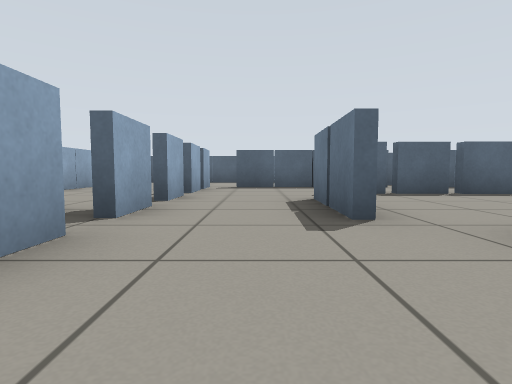
view 1 (above)

19 first-person views from a walk through a world built for the Gazebo simulator. The camera is 0.45 m above the floor, tilts 4° down and sees 80° across. The floor is counted in squares, 1 m on a side. Each view is taken from the middle of a square. On the plan, view 1 faces up. The plan holds only what a view shows up to about 9 squares ahead; the rest is blank.

view 2
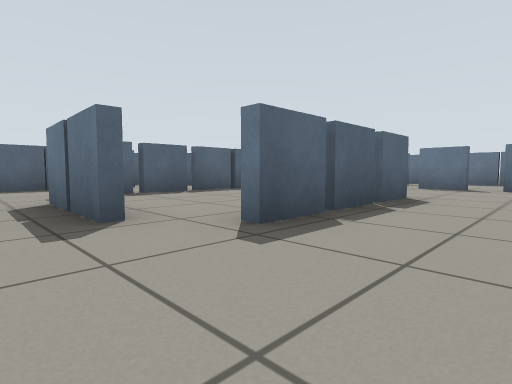

view 3
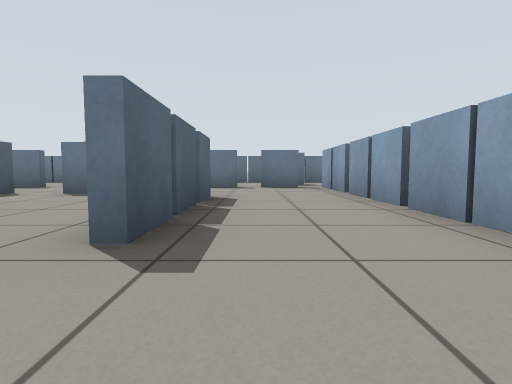

view 4
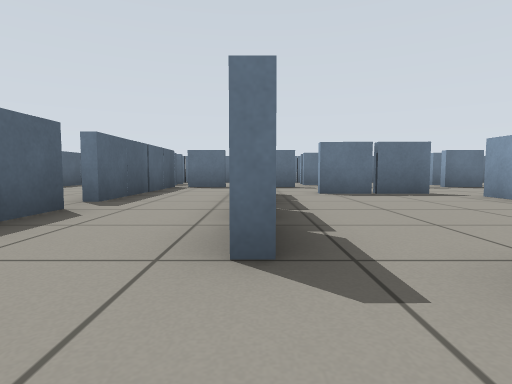

view 5
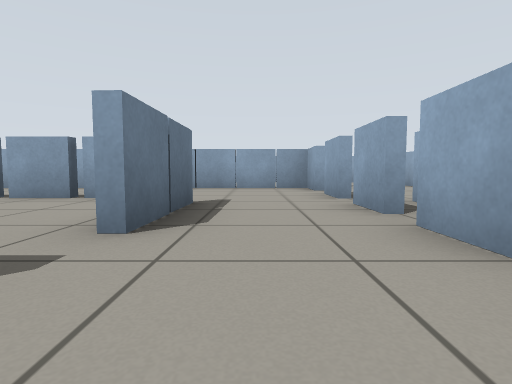

view 6
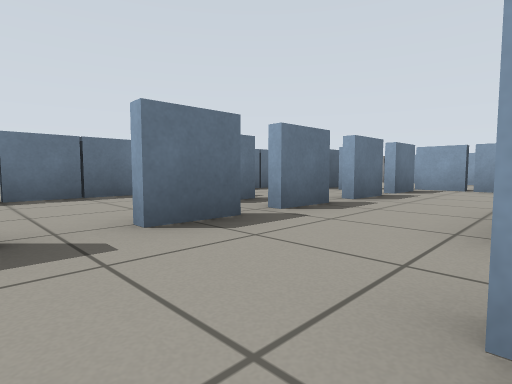

view 7
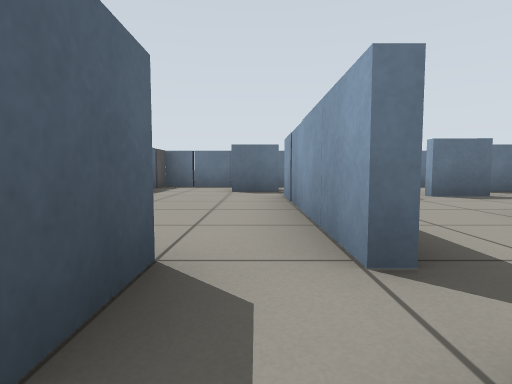

view 8
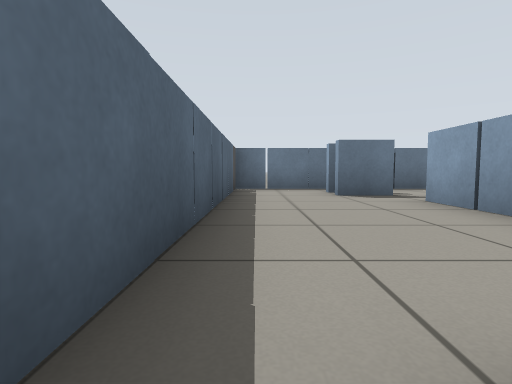

view 9
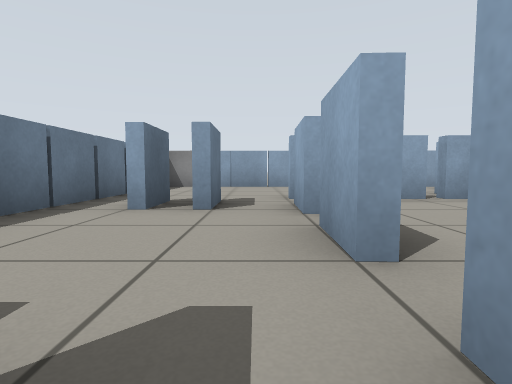

view 10
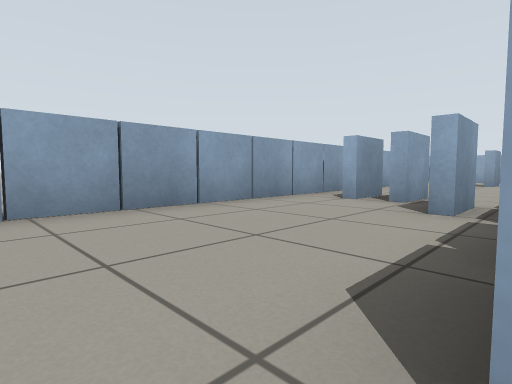

view 11
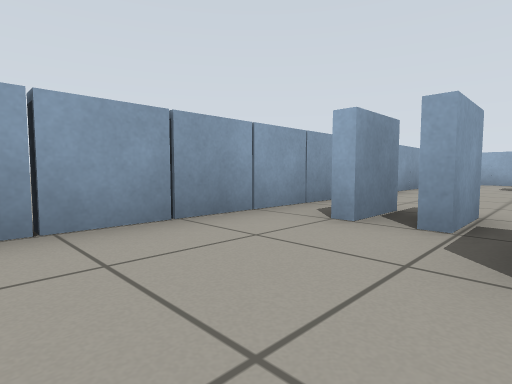

view 12
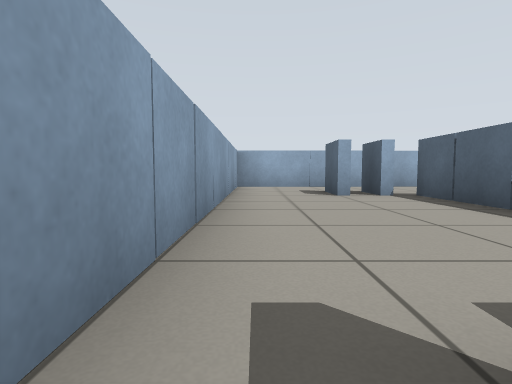

view 13
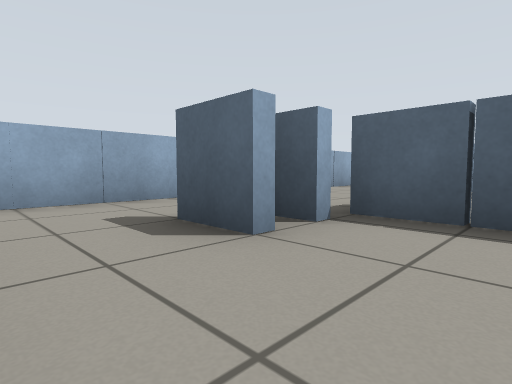

view 14
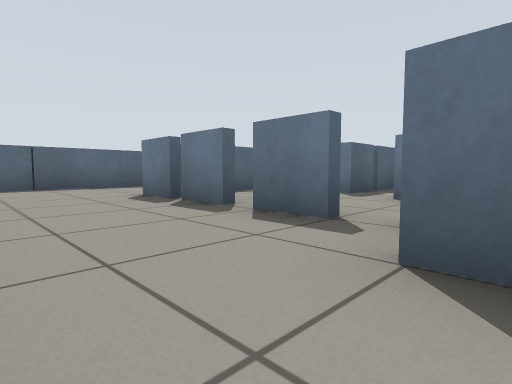

view 15
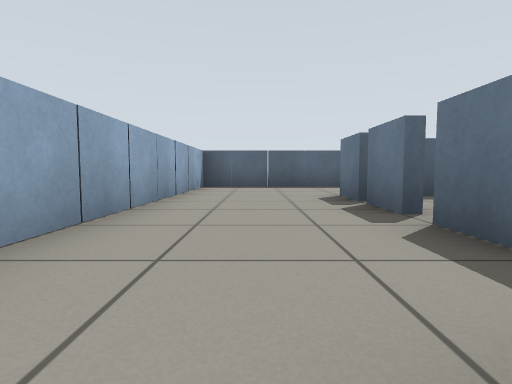

view 16
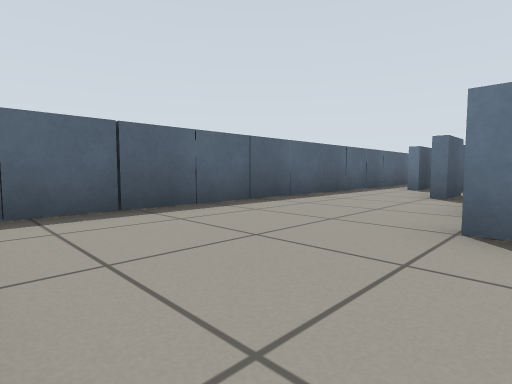

view 17
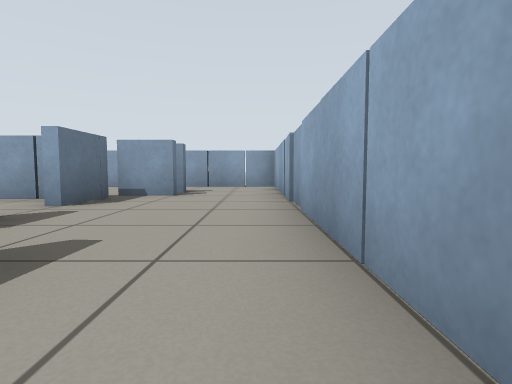

view 18
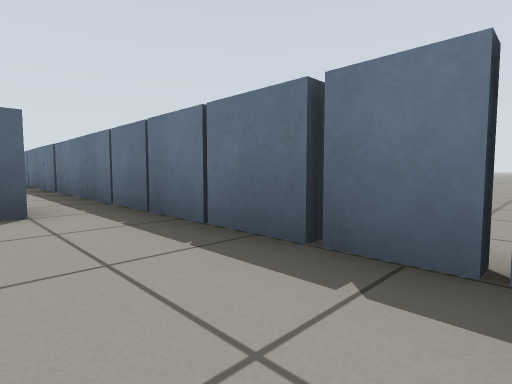

view 19
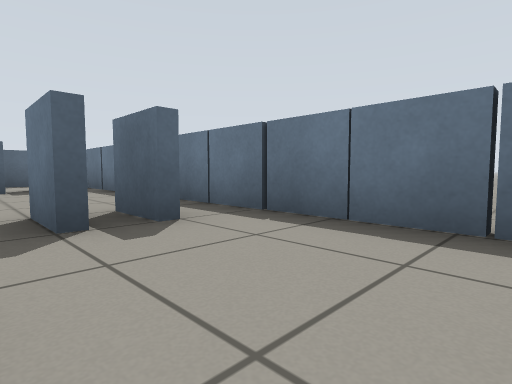

### Floor plan
Key: @ floor where view 1 was taken; # wall or solid block; x gap in a wall; . floor; T thing the floor can be seen under or through; B grey box.
Columns run from 5 left of view 1 to 12 right of it. Each row starts with its distance up from view 1.
 12 ################B
 11 #................#
 10 #........#.......#
  9 #..............#.#
  8 #...T####.####...#
  7 #.. T........x...#
  6 #.. T..#xxx#.x...#
  5 #..TT........x...#
  4 #..TT.#....#.#.#.#
  3 #..T..#....#.....#
  2 #..T...#xx#..#...#
  1 #..T.........x...#
  0 #..x.@.......x.#.#
 -1 #..########xx#...#
 -2 #..x.............#
 -3 #........#.......#
 -4 #................#
 -5 ################B

Where each view was taken, in squares from view 1:
view 1: 0 up, 0 right, facing up
view 2: 0 up, 0 right, facing up-right
view 3: 1 up, 0 right, facing right
view 4: 6 up, 0 right, facing right
view 5: 7 up, 0 right, facing down
view 6: 7 up, 6 right, facing down-right
view 7: 9 up, 3 right, facing right
view 8: 11 up, 4 right, facing right
view 9: 4 up, 9 right, facing down
view 10: 1 down, 9 right, facing down-left
view 11: 2 down, 7 right, facing down-left
view 12: 4 down, 4 right, facing left
view 13: 4 down, 0 right, facing up-left
view 14: 3 up, 4 left, facing up-right
view 15: 3 up, 3 left, facing up
view 16: 8 up, 4 left, facing up-right
view 17: 4 up, 4 left, facing down
view 18: 4 down, 10 right, facing up-right
view 19: 1 up, 9 right, facing up-right
